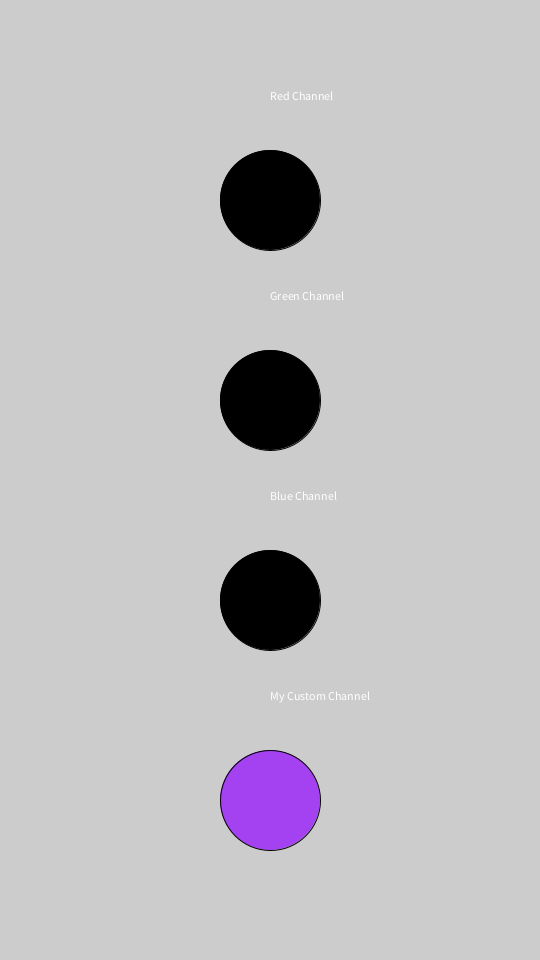
Frame 1 (no input)
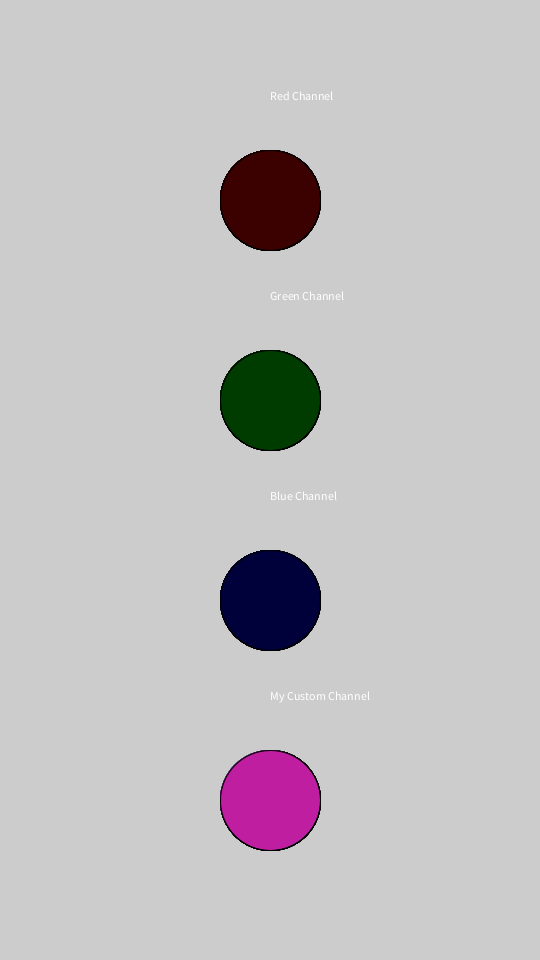
Frame 60 (the mouse pressed at the canvas centre just before this capture)
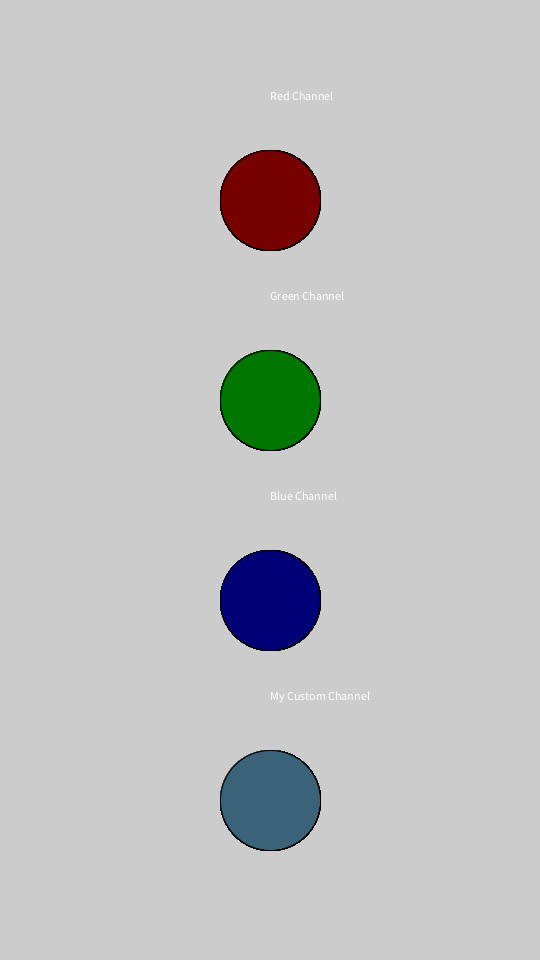
Frame 120 (the mouse held since frame 60 and released just before this capture)

The Processing sketch that drew these frames (run headless with seeded random() and noise(); from frame 60 on, the mouse is pressed at the canvas centre):

// Processing sketch: sketch_5_name_ColorChanger
// ── sketch_5_name_ColorChanger.pde
/*
 Copy and paste ALL of this code into a processing sketch window
 If it looks kind of weird in processing and you want to clean up your code to make it readable do the following:
 Click on Edit→ Auto Format
 Easy to read and follow code is easy to fix and understand

 This is a good header block to use in all of your future code to ensure your documentation is
 up to par.  Remember Documentation == $$$$$
 Name:

 Class Period:

 Date Submitted:

 Purpose of program and instructions:

 This is the code template for understanding how color changes are implemented
 in processing
 */

 /*
 NAME_HERE
 Period 5
 1/5/17

 Modified code template for understanding how to implement color changes in processing
 */


// Don't feel forced to use a setup and draw approach, there are many ways to do this
void setup()
{
  size(540, 960);  //hmm what kind of shape does this resemble?
  text("Red Channel", 1080/4, 100);
  text("Green Channel", 1080/4, 300);
  text("Blue Channel", 1080/4, 500);
  text("My Custom Channel", 1080/4, 700);
  frameRate(15);
}

float stepSize = 255/255; //What effect does this have on your program, if you use it?
float currentColor = 0;

void draw()
{
  // Good practice to print out a variable to help keep track of what is going on.
  println("color is ", currentColor % 256);

  //Red
  fill(currentColor % 256, 0, 0);
  ellipse(1080/4, 200, 100, 100);

  //Green
  fill(0, currentColor % 256, 0);
  ellipse(1080/4, 400, 100, 100);

  //Blue
  fill(0, 0, currentColor % 256);
  ellipse(1080/4, 600, 100, 100);

  //Custom
  float r = random(0, 255);
  float g = random(0, 255);
  float b = random(0, 255);

  fill(r, g, b);
  ellipse(1080/4, 800, 100, 100);

  currentColor += stepSize;  // Why do you think this is here?
  // This might be a good spot for a pause
}
